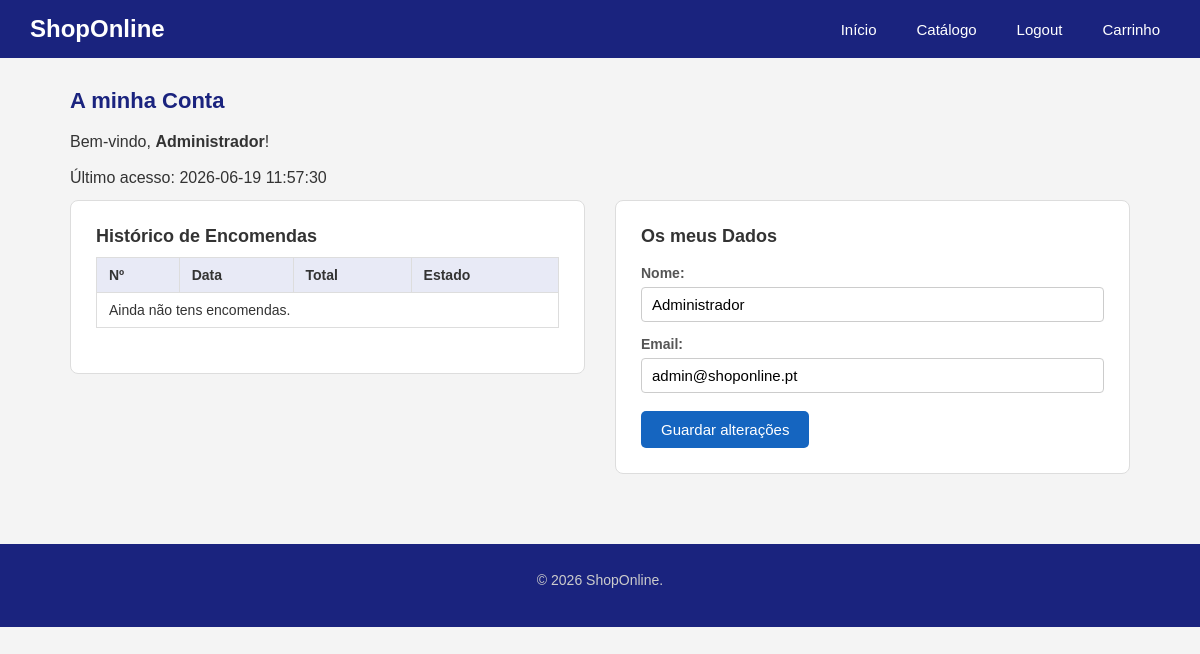
Screenshot of /cliente.php (signed in) with the database file from the repository.
### tables this page shows
CREATE TABLE utilizadores (
        id INTEGER PRIMARY KEY AUTOINCREMENT,
        nome TEXT NOT NULL,
        email TEXT NOT NULL UNIQUE,
        password TEXT NOT NULL,
        ultimo_acesso TEXT
    );

### cliente.php (the view, shortened to what this page needs)
<!DOCTYPE html>
<html lang="pt">
<head>
    <link rel="stylesheet" href="styles/estilos.css">
</head>
<body>
    <header>
        <h1>ShopOnline</h1>
        <nav>
            <a href="index.html">Início</a>
            <a href="catalogo.html">Catálogo</a>
            <?php if (isset($_SESSION['utilizador_id'])): ?>
                <a href="scripts/logout.php">Logout</a>
            <?php else: ?>
                <a href="cliente.html">Login</a>
            <?php endif; ?>
            <a href="carrinho.html">Carrinho</a>
        </nav>
    </header>
    <main>
        <h2>A minha Conta</h2>
        <?php if (!isset($_SESSION['utilizador_id'])): ?>
    <div class="pagina-conta">
        <section class="caixa-formulario">
            <h3>Iniciar Sessão</h3>
            <form id="form-login" action="scripts/login.php" method="post" class="formulario" novalidate>
                <label for="email-login">Email:</label>
                <input type="email" id="email-login" name="email"
                       placeholder="o-seu-email@exemplo.com">
                <span class="mensagem-erro"></span>
                <label for="password-login">Password:</label>
                <input type="password" id="password-login" name="password"
                       placeholder="A sua password">
                <span class="mensagem-erro"></span>
                <button type="submit" class="botao">Entrar</button>
                <p>Não tem conta? <a href="#registo">Regista-te abaixo ↓</a></p>
            </form>
        </section>
        <section class="caixa-formulario" id="registo">
            <h3>Criar Conta</h3>
            <form id="form-registo" action="scripts/registo.php" method="post" class="formulario" novalidate>
                <label for="nome-registo">Nome completo:</label>
                <input type="text" id="nome-registo" name="nome">
                <span class="mensagem-erro"></span>
                <label for="email-registo">Email:</label>
                <input type="email" id="email-registo" name="email">
                <span class="mensagem-erro"></span>
                <label for="pass-registo">Password:</label>
                <input type="password" id="pass-registo" name="password">
                <span class="mensagem-erro"></span>
                <label for="pass-confirmar">Confirmar Password:</label>
                <input type="password" id="pass-confirmar">
                <span class="mensagem-erro"></span>
                <button type="submit" class="botao">Criar Conta</button>
            </form>
        </section>
    </div>
        <?php else: ?>
            <?php
            $db = ligar_bd();
            $uid = $_SESSION['utilizador_id'];
            $stmt = $db->prepare("SELECT * FROM utilizadores WHERE id = :id");
            $stmt->bindValue(':id', $uid, SQLITE3_INTEGER);
            $res = $stmt->execute();
            $user = $res->fetchArray(SQLITE3_ASSOC);
            ?>
            <p>Bem-vindo, <strong><?php echo $user['nome']; ?></strong>!</p>
            <p>Último acesso: <?php echo $user['ultimo_acesso'] ?? 'Primeiro acesso'; ?></p>
            <div class="pagina-conta">
                <section class="caixa-formulario">
                    <h3>Histórico de Encomendas</h3>
                    <table class="tabela-encomendas">
                        <thead>
                            <tr>
                                <th>Nº</th>
                                <th>Data</th>
                                <th>Total</th>
                                <th>Estado</th>
                            </tr>
                        </thead>
                        <tbody>
                        <?php
                        $tem_encomendas = false;
                        ?>
                        <?php if (!$tem_encomendas): ?>
                            <tr><td colspan="4">Ainda não tens encomendas.</td></tr>
                        <?php endif; ?>
                        </tbody>
                    </table>
                </section>
                <section class="caixa-formulario">
                    <h3>Os meus Dados</h3>
                    <form action="scripts/atualizar_dados.php" method="post" class="formulario">
                        <label for="nome">Nome:</label>
                        <input type="text" id="nome" name="nome"
                               value="<?php echo $user['nome']; ?>" required>
                        <label for="email">Email:</label>
                        <input type="email" id="email" name="email"
                               value="<?php echo $user['email']; ?>" required>
                        <button type="submit" class="botao">Guardar alterações</button>
                    </form>
                </section>
            </div>
        <?php endif; ?>
    </main>
    <footer>
        <p>&copy; 2026 ShopOnline.</p>
    </footer>
</body>
</html>

### styles/estilos.css (style rules this page uses)
* { box-sizing: border-box; margin: 0; padding: 0; }
body { font-family: Arial, Helvetica, sans-serif; font-size: 16px; background-color: #f4f4f4; color: #333333; }
h1 { font-size: 28px; color: #1a237e; }
h2 { font-size: 22px; margin-bottom: 15px; color: #1a237e; }
h3 { font-size: 18px; margin-bottom: 10px; }
p { margin-bottom: 10px; line-height: 1.6; }
a { color: #1565c0; text-decoration: none; }
header { background-color: #1a237e; color: white; padding: 15px 30px; display: flex; justify-content: space-between; align-items: center; }
header h1 { color: white; font-size: 24px; }
header nav { display: flex; gap: 20px; }
header nav a { color: white; font-size: 15px; padding: 5px 10px; border-radius: 4px; }
main { max-width: 1100px; margin: 30px auto; padding: 0 20px; }
.botao { background-color: #1565c0; color: white; padding: 10px 20px; border: none; border-radius: 5px; cursor: pointer; font-size: 15px; display: inline-block; text-align: center; }
.formulario { display: flex; flex-direction: column; gap: 6px; }
.formulario label { font-size: 14px; font-weight: bold; color: #555555; margin-top: 8px; }
.formulario input { padding: 8px 10px; border: 1px solid #cccccc; border-radius: 4px; font-size: 15px; }
.formulario .botao { margin-top: 12px; align-self: flex-start; }
.pagina-conta { display: flex; gap: 30px; align-items: flex-start; }
.caixa-formulario { background-color: white; padding: 25px; border-radius: 8px; border: 1px solid #dddddd; flex: 1; }
.tabela-encomendas { width: 100%; border-collapse: collapse; margin-bottom: 20px; font-size: 14px; }
.tabela-encomendas th { background-color: #e8eaf6; padding: 9px 12px; text-align: left; border: 1px solid #dddddd; }
.tabela-encomendas td { padding: 9px 12px; border: 1px solid #dddddd; }
main section { background-color: white; padding: 25px; border-radius: 8px; border: 1px solid #dddddd; margin-bottom: 30px; }
footer { background-color: #1a237e; color: #cccccc; text-align: center; padding: 25px; margin-top: 40px; font-size: 14px; }

### rows the page displays
utilizadores: nome "Administrador", ultimo_acesso "2026-06-19 11:57:30", email "admin@shoponline.pt"
